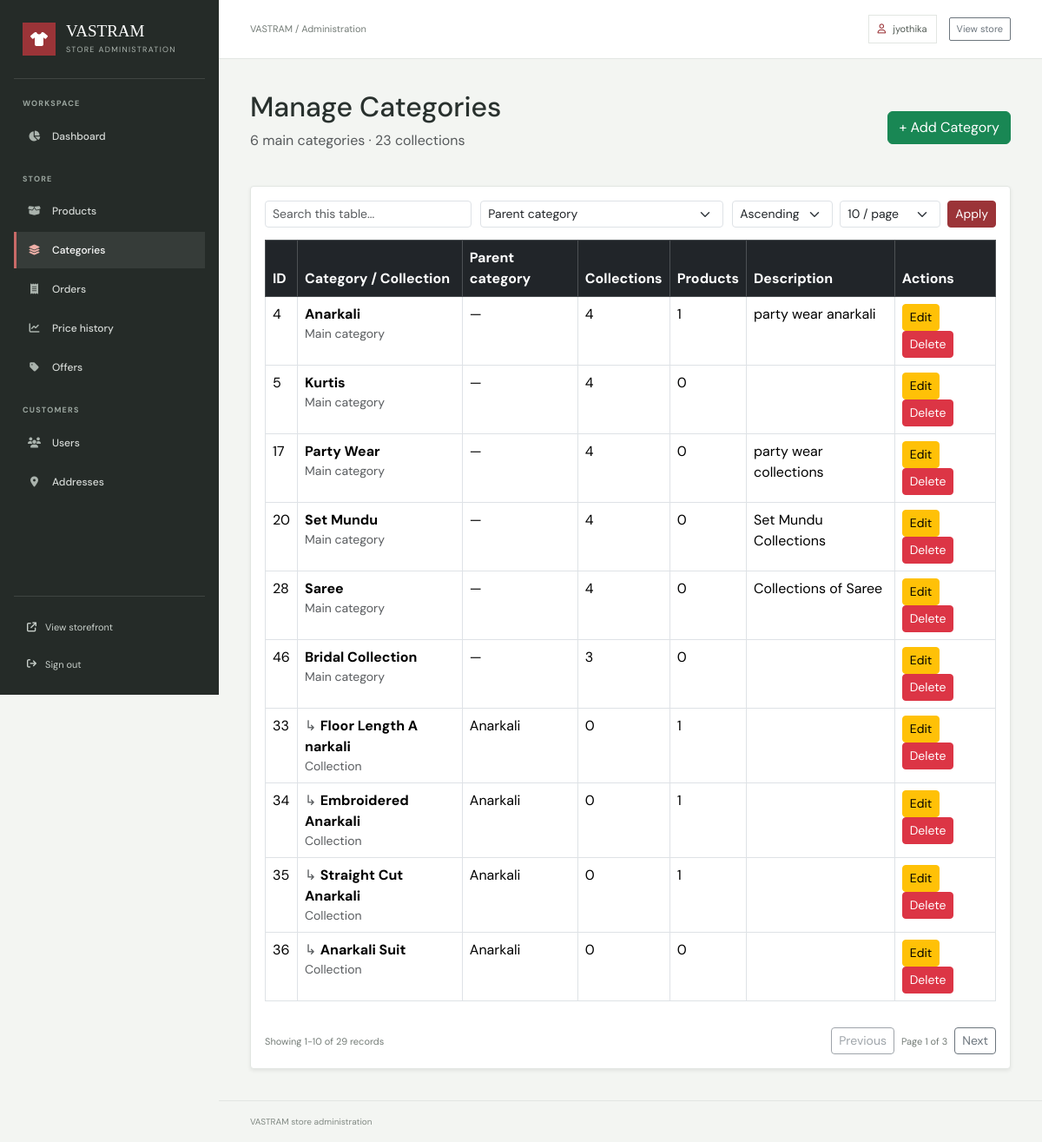
/accounts/admin-dashboard/categories/ (signed in), run on the app's committed database.
### accounts/models.py (models this page shows)
class User(AbstractUser):
    uuid = models.UUIDField(default=uuid.uuid4, editable=False, unique=True)
    phone_number = models.CharField(max_length=15, blank=True)

### products/models.py (models this page shows, shortened)
class Category(models.Model):
    uuid = models.UUIDField(default=uuid.uuid4, editable=False, unique=True)
    name = models.CharField(max_length=100)
    description = models.TextField(blank=True)
    parent = models.ForeignKey(
        'self',
        on_delete=models.CASCADE,
        null=True,
        blank=True,
        related_name='subcategories'
    )

### accounts/views.py (the view)
@login_required
def admin_categories(request):
    if not request.user.is_superuser:
        return redirect('home')
    from products.models import Category
    category_queryset = Category.objects.select_related('parent').annotate(
        product_count=Count('product', distinct=True),
        collection_count=Count('subcategories', distinct=True)
    )
    top_level_count = Category.objects.filter(parent__isnull=True).count()
    collection_count = Category.objects.filter(parent__isnull=False).count()
    table_context = admin_table_context(
        request,
        category_queryset,
        ['name', 'description', 'parent__name'],
        [
            ('name', 'Category name', 'name'),
            ('parent', 'Parent category', 'parent__name'),
            ('collections', 'Collection count', 'collection_count'),
            ('products', 'Product count', 'product_count'),
        ],
        'parent'
    )
    return render(
        request,
        'admin_dashboard/categories.html',
        {
            'categories': table_context['page_obj'],
            'top_level_count': top_level_count,
            'collection_count': collection_count,
            **table_context,
        }
    )

### ecommerce_project/context_processors.py (called while the page is built)
def shopping_counts(request):
    cart_count = 0
    wishlist_count = 0
    if request.user.is_authenticated:
        cart_count = sum(
            CartItem.objects.filter(cart__user=request.user).values_list(
                'quantity', flat=True
            )
        )
        wishlist_count = WishlistItem.objects.filter(
            wishlist__user=request.user
        ).count()
    else:
        cart_count = sum(
            item.get('quantity', 0)
            for item in request.session.get('guest_cart_items', [])
        )
        wishlist_count = len(request.session.get('guest_wishlist_items', []))
    return {
        'cart_count': cart_count,
        'wishlist_count': wishlist_count,
    }

### templates/admin_dashboard/categories.html (shortened to what this page needs)
{% extends 'admin_dashboard/admin_base.html' %}
{% block content %}
<div class="d-flex justify-content-between align-items-center mb-4">
    <div>
        <h2>Manage Categories</h2>
        <p class="text-muted">
            {{ top_level_count }} main categories · {{ collection_count }} collections
        </p>
    </div>
    <a href="{% url 'add_category' %}" class="btn btn-success">
            + Add Category
    </a>
</div>
<div class="card shadow-sm">
    <div class="card-body">
        {% include 'admin_dashboard/includes/table_controls.html' %}
        <div class="table-responsive">
            <table class="table table-bordered table-hover admin-searchable-table">
                <thead class="table-dark">
                    <tr>
                        <th>ID</th>
                        <th>Category / Collection</th>
                        <th>Parent category</th>
                        <th>Collections</th>
                        <th>Products</th>
                        <th>Description</th>
                        <th data-no-sort="true">Actions</th>
                    </tr>
                </thead>
                <tbody>
                    {% for category in categories %}
                    <tr>
                        <td>{{ category.id }}</td>
                        <td>
                            {% if category.parent %}<span class="text-muted">↳</span>{% endif %}
                            <strong>{{ category.name }}</strong>
                            <small class="d-block text-muted">{% if category.parent %}Collection{% else %}Main category{% endif %}</small>
                        </td>
                        <td>{{ category.parent.name|default:'—' }}</td>
                        <td>{{ category.collection_count }}</td>
                        <td>{{ category.product_count }}</td>
                        <td>{{ category.description }}</td>
                        <td>
                            <a href="{% url 'edit_category' category.id %}"
                                     class="btn btn-sm btn-warning">
                                 Edit
                            </a>
                            <a href="{% url 'delete_category' category.id %}"
                                     class="btn btn-sm btn-danger">
                                 Delete
                            </a>
                        </td>
                    </tr>
                    {% empty %}
                    <tr>
                        <td colspan="7" class="text-center">
                            No categories available.
                        </td>
                    </tr>
                    {% endfor %}
                </tbody>
            </table>
        </div>
        {% include 'admin_dashboard/includes/table_pagination.html' %}
    </div>
</div>
{% endblock %}

### templates/admin_dashboard/admin_base.html (shortened to what this page needs)
{% load static %}
<!DOCTYPE html>
<html lang="en">
<head>
    <link href="https://cdn.jsdelivr.net/npm/bootstrap@5.3.8/dist/css/bootstrap.min.css" rel="stylesheet">
    <link rel="stylesheet" href="https://cdnjs.cloudflare.com/ajax/libs/font-awesome/6.5.2/css/all.min.css">
</head>
<body>
<div class="admin-shell">
    <aside class="admin-sidebar" id="adminSidebar" aria-label="Admin navigation">
        <div class="admin-brand">
            <span class="admin-brand-mark"><i class="fa-solid fa-shirt" aria-hidden="true"></i></span>
            <span>
                <span class="admin-brand-name">VASTRAM</span>
                <span class="admin-brand-caption">Store administration</span>
            </span>
        </div>
        <nav class="admin-nav">
            <div class="admin-nav-group">
                <p class="admin-nav-label">Workspace</p>
                <a href="{% url 'admin_dashboard' %}" class="admin-nav-link{% if request.resolver_match.url_name == 'admin_dashboard' %} active{% endif %}">
                    <i class="fa-solid fa-chart-pie" aria-hidden="true"></i> Dashboard
                </a>
            </div>
            <div class="admin-nav-group">
                <p class="admin-nav-label">Store</p>
                <a href="{% url 'admin_products' %}" class="admin-nav-link{% if request.resolver_match.url_name == 'admin_products' %} active{% endif %}">
                    <i class="fa-solid fa-box-open" aria-hidden="true"></i> Products
                </a>
                <a href="{% url 'admin_categories' %}" class="admin-nav-link{% if request.resolver_match.url_name == 'admin_categories' %} active{% endif %}">
                    <i class="fa-solid fa-layer-group" aria-hidden="true"></i> Categories
                </a>
                <a href="{% url 'admin_orders' %}" class="admin-nav-link{% if request.resolver_match.url_name == 'admin_orders' or request.resolver_match.url_name == 'admin_order_detail' %} active{% endif %}">
                    <i class="fa-solid fa-receipt" aria-hidden="true"></i> Orders
                </a>
                <a href="{% url 'admin_price_history' %}" class="admin-nav-link{% if request.resolver_match.url_name == 'admin_price_history' %} active{% endif %}">
                    <i class="fa-solid fa-chart-line" aria-hidden="true"></i> Price history
                </a>
                <a href="{% url 'admin_offers' %}" class="admin-nav-link{% if request.resolver_match.url_name == 'admin_offers' %} active{% endif %}">
                    <i class="fa-solid fa-tag" aria-hidden="true"></i> Offers
                </a>
            </div>
            <div class="admin-nav-group">
                <p class="admin-nav-label">Customers</p>
                <a href="{% url 'admin_users' %}" class="admin-nav-link{% if request.resolver_match.url_name == 'admin_users' %} active{% endif %}">
                    <i class="fa-solid fa-users" aria-hidden="true"></i> Users
                </a>
                <a href="{% url 'admin_addresses' %}" class="admin-nav-link{% if request.resolver_match.url_name == 'admin_addresses' %} active{% endif %}">
                    <i class="fa-solid fa-location-dot" aria-hidden="true"></i> Addresses
                </a>
            </div>
        </nav>
        <div class="admin-sidebar-footer">
            <a href="{% url 'home' %}"><i class="fa-solid fa-arrow-up-right-from-square" aria-hidden="true"></i> View storefront</a>
            <a href="{% url 'logout' %}"><i class="fa-solid fa-arrow-right-from-bracket" aria-hidden="true"></i> Sign out</a>
        </div>
    </aside>
    <div class="admin-main">
        <header class="admin-topbar">
            <div class="admin-topbar-start">
                <span class="admin-topbar-title">VASTRAM / Administration</span>
            </div>
            <div class="admin-topbar-actions">
                <span class="admin-user-chip"><i class="fa-regular fa-user" aria-hidden="true"></i> {{ request.user.username }}</span>
                <a href="{% url 'home' %}" class="btn btn-sm btn-outline-secondary">View store</a>
            </div>
        </header>
        <main class="admin-content">
            {% block content %}{% endblock %}
        </main>
        <footer class="admin-footer">VASTRAM store administration</footer>
    </div>
</div>
</body>
</html>

### templates/admin_dashboard/admin_base.html (style rules this page uses)
:root { --admin-ink: #29312e; --admin-muted: #747c77; --admin-border: #e2e6e2; --admin-paper: #ffffff; --admin-canvas: #f3f5f2; --admin-rail: #252b28; --admin-accent: #9b3438; }
* { box-sizing: border-box; }
body { min-width: 320px; margin: 0; background: var(--admin-canvas); color: var(--admin-ink); font-family: 'DM Sans', sans-serif; }
.admin-shell { display: grid; grid-template-columns: 252px minmax(0, 1fr); min-height: 100vh; }
.admin-sidebar { position: sticky; top: 0; display: flex; flex-direction: column; height: 100vh; padding: 26px 16px 18px; background: var(--admin-rail); color: #f6f7f4; z-index: 101; }
.admin-brand { display: flex; align-items: center; gap: 12px; padding: 0 10px 26px; color: #fff; text-decoration: none; border-bottom: 1px solid rgba(255,255,255,.12); }
.admin-brand-mark { display: grid; place-items: center; width: 38px; height: 38px; background: var(--admin-accent); color: #fff; font-size: 16px; }
.admin-brand-name { display: block; font-family: 'Playfair Display', Georgia, serif; font-size: 19px; line-height: 1.1; }
.admin-brand-caption { display: block; margin-top: 4px; color: #aeb7b1; font-size: 9px; letter-spacing: 1.3px; text-transform: uppercase; }
.admin-nav { padding-top: 22px; }
.admin-nav-label { margin: 0 10px 9px; color: #9ca7a0; font-size: 9px; font-weight: 700; letter-spacing: 1.2px; text-transform: uppercase; }
.admin-nav-group + .admin-nav-group { margin-top: 22px; }
.admin-nav-link { display: flex; align-items: center; gap: 12px; min-height: 42px; margin: 3px 0; padding: 0 12px; border-left: 3px solid transparent; color: #d5d9d6; font-size: 12px; font-weight: 500; text-decoration: none; transition: background-color .18s, color .18s; }
.admin-nav-link i { width: 17px; color: #aab3ad; text-align: center; }
.admin-nav-link:hover, .admin-nav-link.active { background: rgba(255,255,255,.08); color: #fff; }
.admin-nav-link.active { border-left-color: #c96a68; }
.admin-nav-link.active i { color: #efb0a8; }
.admin-sidebar-footer { display: grid; gap: 8px; margin-top: auto; padding: 18px 8px 0; border-top: 1px solid rgba(255,255,255,.12); }
.admin-sidebar-footer a { display: flex; align-items: center; gap: 10px; padding: 9px 7px; color: #c8cfca; font-size: 11px; text-decoration: none; }
.admin-main { display: flex; min-width: 0; flex-direction: column; }
.admin-topbar { position: sticky; top: 0; z-index: 50; display: flex; align-items: center; justify-content: space-between; min-height: 68px; padding: 0 clamp(20px, 3vw, 44px); border-bottom: 1px solid var(--admin-border); background: rgba(255,255,255,.96); backdrop-filter: blur(12px); }
.admin-topbar-start, .admin-topbar-actions { display: flex; align-items: center; gap: 14px; }
.admin-topbar-title { color: var(--admin-muted); font-size: 11px; }
.admin-user-chip { display: inline-flex; align-items: center; gap: 8px; padding: 7px 10px; border: 1px solid var(--admin-border); color: #505953; font-size: 11px; }
.admin-user-chip i { color: var(--admin-accent); }
.admin-topbar .btn { border-radius: 2px; font-size: 11px; }
.admin-content { width: 100%; max-width: 1640px; margin: 0 auto; padding: clamp(24px, 3vw, 42px); flex: 1; }
.admin-content h2, .admin-content h3, .admin-content h4 { color: var(--admin-ink); }
.admin-content .card { border-color: var(--admin-border); border-radius: 4px; }
.admin-footer { padding: 16px clamp(20px, 3vw, 44px); border-top: 1px solid var(--admin-border); color: #818983; font-size: 10px; }

### data on the page
User: user.username "jyothika"
Category: id "4", name "Anarkali", shows "Main category", parent.name "—", collection_count "4", product_count "1", description "party wear anarkali"
Category: id "5", name "Kurtis", shows "Main category", parent.name "—", collection_count "4", product_count "0"
Category: id "17", name "Party Wear", shows "Main category", parent.name "—", collection_count "4", product_count "0", description "party wear collections"
Category: id "20", name "Set Mundu", shows "Main category", parent.name "—", collection_count "4", product_count "0", description "Set Mundu Collections"
Category: id "28", name "Saree", shows "Main category", parent.name "—", collection_count "4", product_count "0", description "Collections of Saree"
Category: id "46", name "Bridal Collection", shows "Main category", parent.name "—", collection_count "3", product_count "0"
Category: id "33", name "Floor Length A narkali", shows "Collection", parent.name "Anarkali", collection_count "0", product_count "1"
Category: id "34", name "Embroidered Anarkali", shows "Collection", parent.name "Anarkali", collection_count "0", product_count "1"
Category: id "35", name "Straight Cut Anarkali", shows "Collection", parent.name "Anarkali", collection_count "0", product_count "1"
Category: id "36", name "Anarkali Suit", shows "Collection", parent.name "Anarkali", collection_count "0", product_count "0"

### other printed values
{{ top_level_count }} "6"
{{ collection_count }} "23"
{{ page_obj.start_index }} "1"
{{ page_obj.end_index }} "10"
{{ page_obj.paginator.count }} "29"
{{ page_obj.number }} "1"
{{ page_obj.paginator.num_pages|default:1 }} "3"
form field sort "Parent category"
form field per_page "10 / page"
